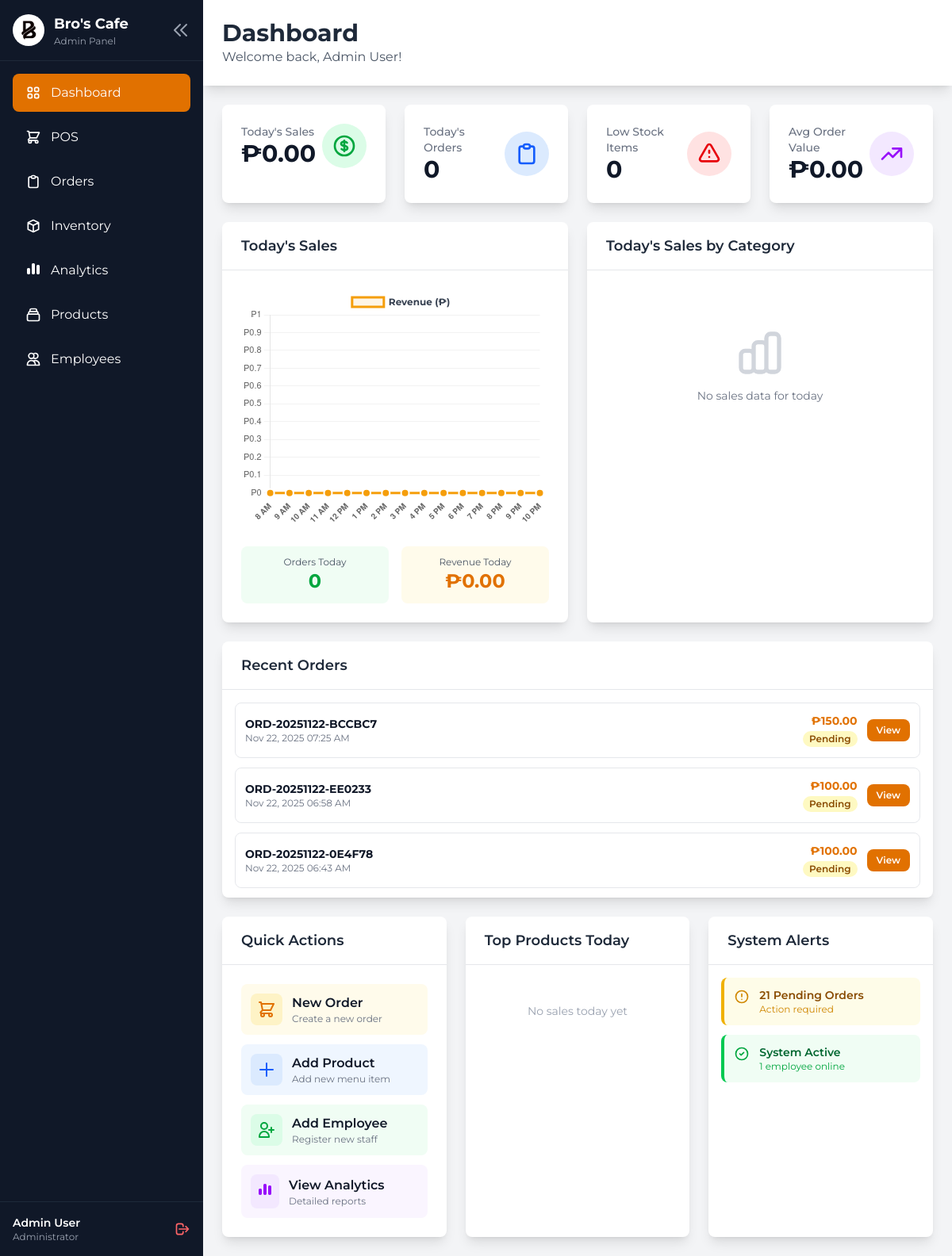
The app's page /public/pages/usr/dashboard.php (signed in), older data.
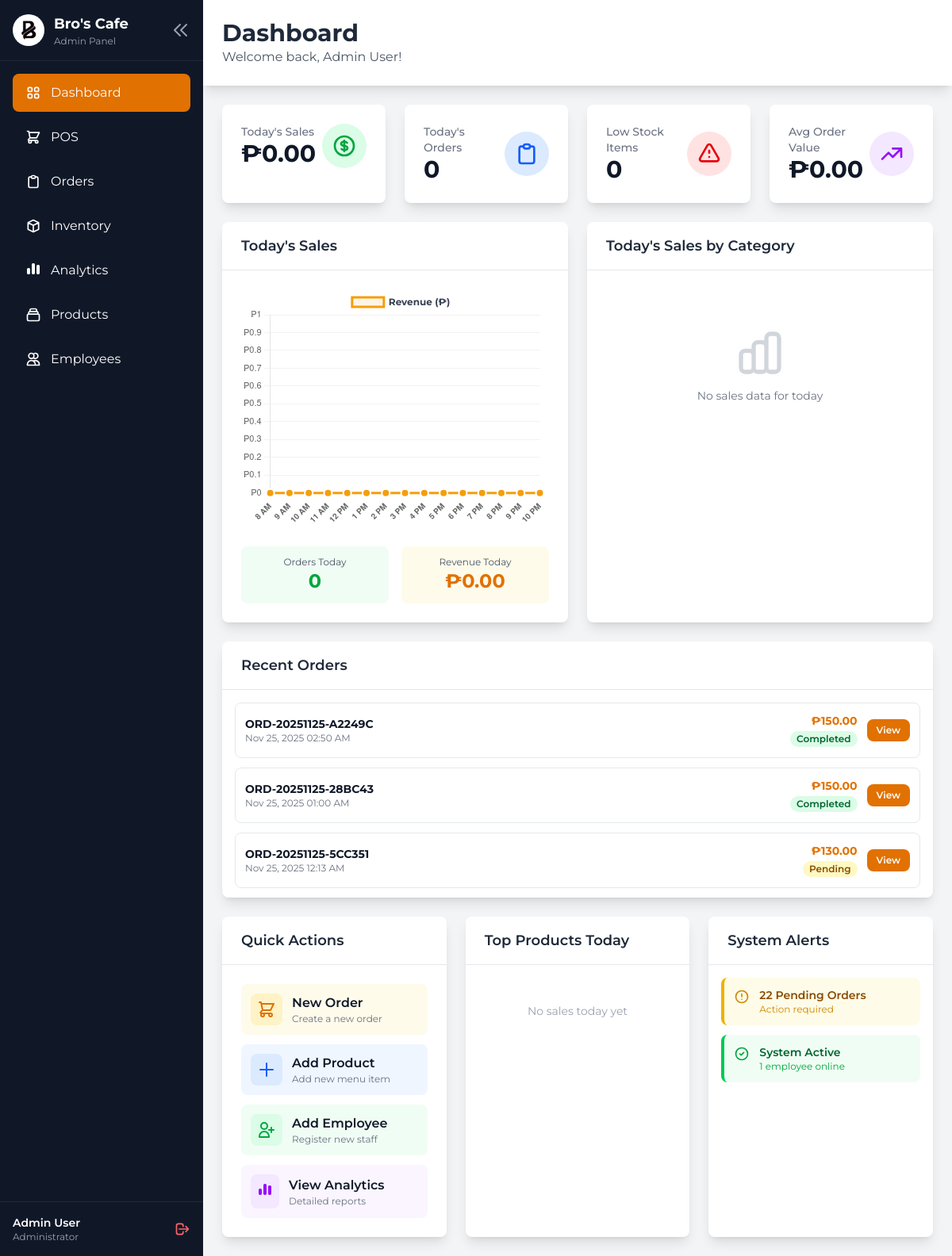
The same page, newer data.
### tables this page shows
CREATE TABLE `orders` (
  `id` int(11) NOT NULL,
  `order_number` varchar(50) NOT NULL,
  `customer_id` int(11) DEFAULT NULL,
  `employee_id` int(11) DEFAULT NULL,
  `total_amount` decimal(10,2) NOT NULL,
  `payment_method` enum('cash','card','gcash','other') DEFAULT 'cash',
  `reference_number` varchar(100) DEFAULT NULL,
  `status` enum('pending','preparing','ready','completed','cancelled') DEFAULT 'pending',
  `order_type` enum('dine-in','takeout','delivery') DEFAULT 'dine-in',
  `created_at` timestamp NOT NULL DEFAULT current_timestamp(),
  `updated_at` timestamp NOT NULL DEFAULT current_timestamp() ON UPDATE current_timestamp()
);

### src/services/functions.php (called while the page is built, shortened)
<?php
function formatCurrency($amount)
{
    return '₱' . number_format($amount, 2);
}

### public/pages/usr/dashboard.php (the view, shortened to what the rows shown need)
<?php
require_once '../../../src/services/functions.php';
$db = new Database();
$conn = $db->getConnection();
$stmt = $conn->query("
    SELECT o.*, u.full_name as employee_name
    FROM orders o
    LEFT JOIN users u ON o.employee_id = u.id
    ORDER BY o.created_at DESC
    LIMIT 10
");
$recent_orders = $stmt->fetchAll();
?>
<!DOCTYPE html>
<html lang="en">
<head>
    <link rel="stylesheet" href="../../assets/css/admin.css">
    <link rel="stylesheet" href="https://cdnjs.cloudflare.com/ajax/libs/font-awesome/7.0.1/css/all.min.css"
 />
    <script src="https://cdn.jsdelivr.net/npm/@tailwindcss/browser@4"></script>
</head>
<body class="bg-gray-100 font-['Montserrat']">
    <div class="flex h-screen overflow-hidden">
        <aside id="sidebar" class="flex flex-col text-white bg-gray-900">
            <div class="p-4 border-b border-gray-800">
                <div class="flex items-center justify-between sidebar-logo">
                    <div class="flex items-center logo-content">
                        <div class="ml-3 sidebar-logo-text">
                            <h1 class="text-lg font-bold">Bro's Cafe</h1>
                        </div>
                    </div>
                </div>
            </div>
        </aside>
        <div class="flex-1 overflow-y-auto">
            <div class="bg-white shadow-lg">
                <div class="flex flex-col justify-center p-6">
                    <h2 class="text-3xl font-bold text-gray-800">Dashboard</h2>
                </div>
            </div>
            <div class="p-6">
                <div class="grid grid-cols-1 mb-6">
                    <div class="bg-white rounded-lg shadow-lg">
                        <div class="p-4" style="max-height: 262px; overflow-y: auto;">
                            <div class="space-y-3">
                                <?php foreach ($recent_orders as $order): ?>
                                <div
                                    class="flex items-center justify-between p-3 transition-all border border-gray-200 rounded-lg hover:shadow-md">
                                    <div class="flex-1">
                                        <p class="text-sm font-bold text-gray-900">
                                            <?php echo $order['order_number']; ?>
                                        </p>
                                        <p class="text-xs text-gray-500">
                                            <?php echo date('M d, Y h:i A', strtotime($order['created_at'])); ?>
                                        </p>
                                    </div>
                                    <div class="flex items-center gap-3">
                                        <div class="text-right">
                                            <p class="text-sm font-bold text-amber-600">
                                                <?php echo formatCurrency($order['total_amount']); ?>
                                            </p>
                                            <span
                                                class="inline-block px-2 py-0.5 text-xs font-semibold rounded-full
                                                <?php echo $order['status'] === 'completed' ? 'bg-green-100 text-green-800' : ($order['status'] === 'pending' ? 'bg-yellow-100 text-yellow-800' : 'bg-gray-100 text-gray-800'); ?>">
                                                <?php echo ucfirst($order['status']); ?>
                                            </span>
                                        </div>
                                        <button
                                            onclick="showOrderModal(<?php echo htmlspecialchars(json_encode($order)); ?>)"
                                            class="px-3 py-1.5 text-xs font-semibold text-white transition-all rounded-lg bg-amber-600 hover:bg-amber-700">
                                            View
                                        </button>
                                    </div>
                                </div>
                                <?php endforeach; ?>
                            </div>
                        </div>
                    </div>
                </div>
            </div>
        </div>
    </div>
</body>
</html>

Row changes from the older to the newer data that the page shows:
no longer on this page (row unchanged): orders: order_number "ORD-20251122-BCCBC7", created_at "Nov 22, 2025 07:25 AM", total_amount "₱150.00", status "Pending"
no longer on this page (row unchanged): orders: order_number "ORD-20251122-EE0233", created_at "Nov 22, 2025 06:58 AM", total_amount "₱100.00", status "Pending"
no longer on this page (row unchanged): orders: order_number "ORD-20251122-0E4F78", created_at "Nov 22, 2025 06:43 AM", total_amount "₱100.00", status "Pending"
added orders: order_number "ORD-20251125-A2249C", created_at "Nov 25, 2025 02:50 AM", total_amount "₱150.00", status "Completed"
added orders: order_number "ORD-20251125-28BC43", created_at "Nov 25, 2025 01:00 AM", total_amount "₱150.00", status "Completed"
added orders: order_number "ORD-20251125-5CC351", created_at "Nov 25, 2025 12:13 AM", total_amount "₱130.00", status "Pending"
Text that changed along with them:
$pending_orders: "21" → "22"
